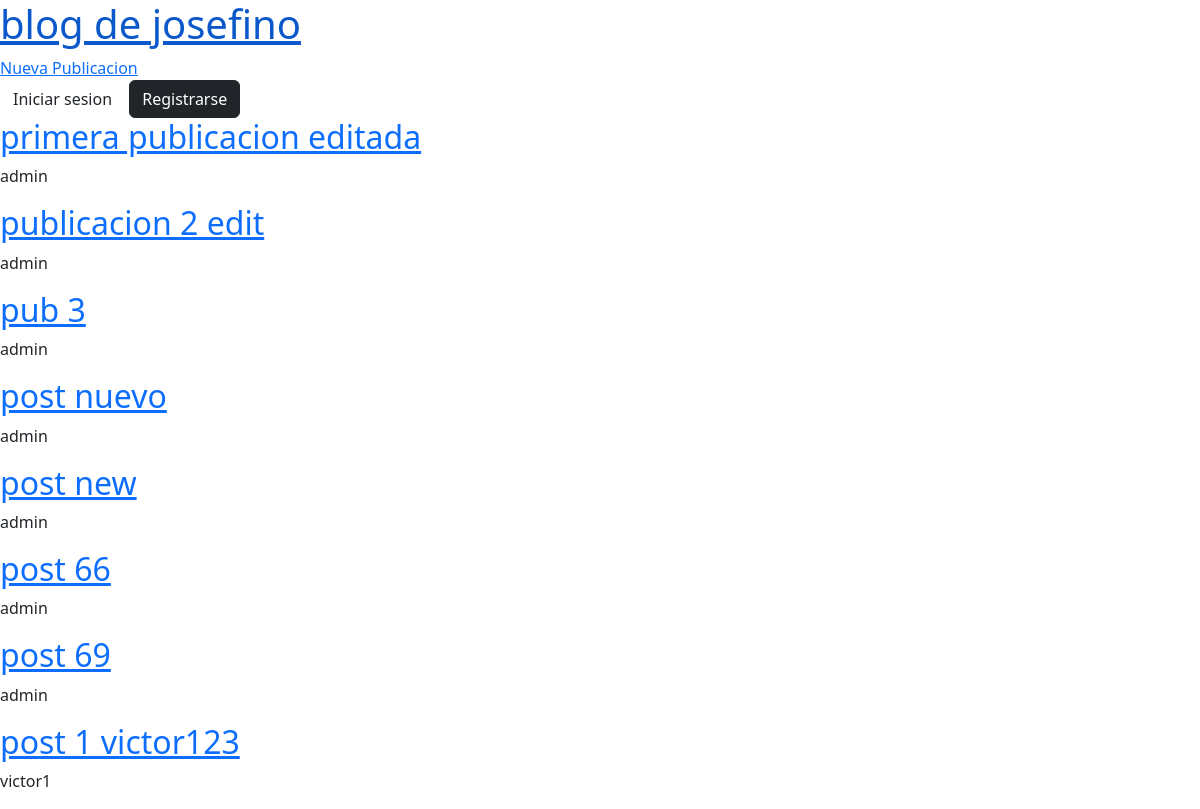
The page / on the database its author committed.
### blog/models.py (models this page shows, shortened)
class Publication(models.Model):
    title = models.CharField(max_length=100)
    body = models.TextField()
    author = models.ForeignKey(
        'auth.User',
        on_delete=models.CASCADE,
    )
    date = models.DateTimeField(auto_now_add=True)
    updated = models.DateTimeField(auto_now=True)

### blog/views.py (the view)
# urls.py: path('', PublicationListView.as_view(), name='publication-list'),
class PublicationListView(ListView):
    model = Publication
    template_name = 'publication-list.html'

### templates/publication-list.html
{% extends "_base.html" %}
{% block content %}
    {% for post in publication_list %}
        <a href="{% url 'publication-detail' post.pk %}"><h2>{{ post.title }}</h2></a>
        <p>{{ post.author }}</p>
    {% endfor %}
{% endblock content %}

### rows shown on the page
Publication: title "primera publicacion editada", author "admin"
Publication: title "publicacion 2 edit", author "admin"
Publication: title "pub 3", author "admin"
Publication: title "post nuevo", author "admin"
Publication: title "post new", author "admin"
Publication: title "post 66", author "admin"
Publication: title "post 69", author "admin"
Publication: title "post 1 victor123", author "victor1"
